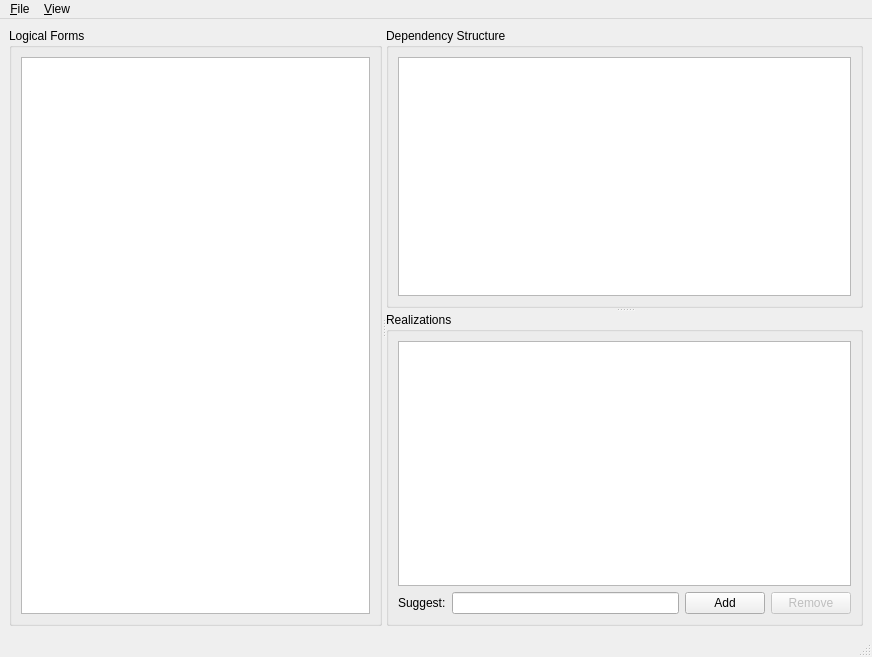
<?xml version="1.0" encoding="UTF-8"?>
<ui version="4.0">
 <class>AnnotateMainWindow</class>
 <widget class="QMainWindow" name="AnnotateMainWindow">
  <property name="geometry">
   <rect>
    <x>0</x>
    <y>0</y>
    <width>872</width>
    <height>657</height>
   </rect>
  </property>
  <property name="windowTitle">
   <string>Fluency Annotation</string>
  </property>
  <widget class="QWidget" name="centralwidget">
   <layout class="QVBoxLayout" name="verticalLayout_4">
    <item>
     <widget class="QSplitter" name="indexDetailSplitter">
      <property name="orientation">
       <enum>Qt::Horizontal</enum>
      </property>
      <widget class="QGroupBox" name="groupBox">
       <property name="title">
        <string>Logical Forms</string>
       </property>
       <layout class="QVBoxLayout" name="verticalLayout">
        <item>
         <widget class="QListView" name="lfListView"/>
        </item>
       </layout>
      </widget>
      <widget class="QSplitter" name="structRelSplitter">
       <property name="orientation">
        <enum>Qt::Vertical</enum>
       </property>
       <widget class="QGroupBox" name="groupBox_2">
        <property name="title">
         <string>Dependency Structure</string>
        </property>
        <layout class="QVBoxLayout" name="verticalLayout_2">
         <item>
          <widget class="QGraphicsView" name="structureGraphicsView"/>
         </item>
        </layout>
       </widget>
       <widget class="QGroupBox" name="groupBox_3">
        <property name="title">
         <string>Realizations</string>
        </property>
        <layout class="QVBoxLayout" name="verticalLayout_3">
         <item>
          <widget class="QListView" name="realizationsListView"/>
         </item>
         <item>
          <layout class="QHBoxLayout" name="horizontalLayout">
           <item>
            <widget class="QLabel" name="label">
             <property name="text">
              <string>Suggest:</string>
             </property>
             <property name="buddy">
              <cstring>suggestLineEdit</cstring>
             </property>
            </widget>
           </item>
           <item>
            <widget class="QLineEdit" name="suggestLineEdit"/>
           </item>
           <item>
            <widget class="QPushButton" name="addSuggestPushButton">
             <property name="text">
              <string>Add</string>
             </property>
            </widget>
           </item>
           <item>
            <widget class="QPushButton" name="removeSuggestPushButton">
             <property name="enabled">
              <bool>false</bool>
             </property>
             <property name="text">
              <string>Remove</string>
             </property>
            </widget>
           </item>
          </layout>
         </item>
        </layout>
       </widget>
      </widget>
     </widget>
    </item>
   </layout>
  </widget>
  <widget class="QMenuBar" name="menubar">
   <property name="geometry">
    <rect>
     <x>0</x>
     <y>0</y>
     <width>872</width>
     <height>23</height>
    </rect>
   </property>
   <widget class="QMenu" name="menu_File">
    <property name="title">
     <string>&amp;File</string>
    </property>
    <addaction name="action_Quit"/>
   </widget>
   <widget class="QMenu" name="menu_View">
    <property name="title">
     <string>&amp;View</string>
    </property>
    <addaction name="zoomInAction"/>
    <addaction name="zoomOutAction"/>
   </widget>
   <addaction name="menu_File"/>
   <addaction name="menu_View"/>
  </widget>
  <widget class="QStatusBar" name="statusbar"/>
  <action name="action_Quit">
   <property name="text">
    <string>&amp;Quit</string>
   </property>
   <property name="shortcut">
    <string>Ctrl+Q</string>
   </property>
  </action>
  <action name="zoomInAction">
   <property name="text">
    <string>&amp;Zoom in</string>
   </property>
   <property name="shortcut">
    <string>Ctrl++</string>
   </property>
  </action>
  <action name="zoomOutAction">
   <property name="text">
    <string>Zoom &amp;out</string>
   </property>
   <property name="shortcut">
    <string>Ctrl+-</string>
   </property>
  </action>
 </widget>
 <resources/>
 <connections>
  <connection>
   <sender>action_Quit</sender>
   <signal>triggered()</signal>
   <receiver>AnnotateMainWindow</receiver>
   <slot>close()</slot>
   <hints>
    <hint type="sourcelabel">
     <x>-1</x>
     <y>-1</y>
    </hint>
    <hint type="destinationlabel">
     <x>399</x>
     <y>299</y>
    </hint>
   </hints>
  </connection>
 </connections>
</ui>
